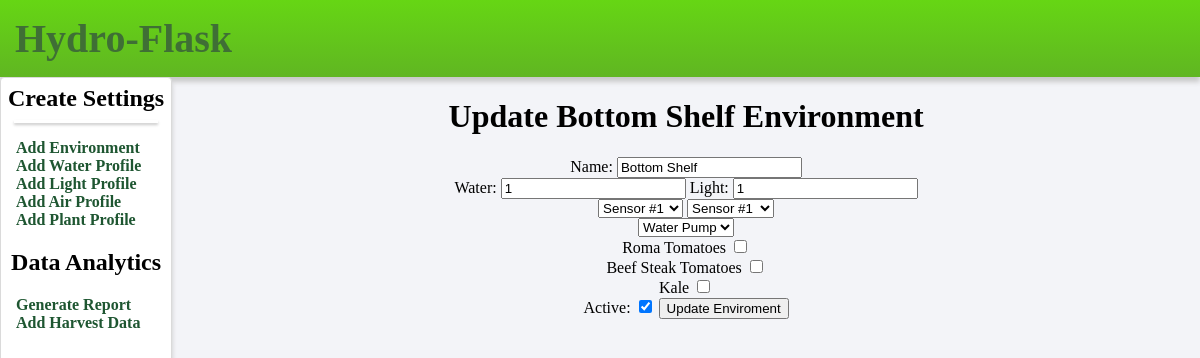
/update_enviro/1, run on the app's committed database.
### models.py (models this page shows, shortened)
class Enviro(db.Model):
    id = db.Column(db.Integer, primary_key=True)
    name = db.Column(db.String(50), nullable=False)
    ph_sensor = db.Column(db.Integer, default=0)
    ec_sensor = db.Column(db.Integer, default=0)
    ec_solenoid = db.Column(db.Integer, default=0)
    ph_solenoid = db.Column(db.Integer, default=0)
    water_pump = db.Column(db.Integer, default=0)
    active = db.Column(db.Integer, default=0)
    water_id = db.Column(db.Integer, db.ForeignKey('water.id'), nullable=False)
    light_id = db.Column(db.Integer, db.ForeignKey('light.id'), nullable=False)
    plants = db.relationship('Plant', secondary=plants, lazy='subquery',
        backref=db.backref('enviros', lazy=True))

class Plant(db.Model):
    id = db.Column(db.Integer, primary_key=True)
    name = db.Column(db.String(50), nullable=False)

### views.py (the view)
@app.route('/update_enviro/<int:id>', methods=['POST', 'GET'])
def update_enviro(id):
    enviro = Enviro.query.get_or_404(id)
    if request.method == 'POST':
        enviro.name = request.form['name']
        enviro.water_id = request.form['water_id']
        enviro.light_id = request.form['light_id']
        enviro.ph_sensor = request.form['ph_sensor']
        enviro.ec_sensor = request.form['ec_sensor']
        enviro.active = request.form['active']
        plants = request.form.getlist('plant')
        enviro.plants = []
        for plant in plants:
            new_plant = Plant.query.get(plant)
            enviro.plants.append(new_plant)
        try:
            db.session.commit()
            return redirect('/')
        except:
            return 'Update Unsuccesful'
    else:
        plants = Plant.query.all()
        return render_template('update_environment.html', enviro=enviro, plants=plants)

### templates/update_environment.html (shortened to what this page needs)
{% extends 'layout.html' %}
{% block body %}
<div class = "form">
    <h1>Update {{ enviro.name }} Environment</h1>
    <form action="/update_enviro/{{enviro.id}}" method="POST" id="enviro-form">
        <label>Name:</label>
        <input type="text" name="name" id="name" value="{{enviro.name}}">
        <br />
        <label>Water:</label>
        <input type="text" name="water_id" id="water_id" value="{{enviro.water_id}}">
        <label>Light:</label>
        <input type="text" name="light_id" id="light_id" value="{{enviro.light_id}}">
        <br />
        <select name="ph_sensor" id="ph_sensor" form="enviro-form" default="{{enviro.ph_sensor}}">
            <option value="1" {% if enviro.ph_sensor == 1 %} selected {% endif %}>Sensor #1</option>
        </select>
        <select name="ec_sensor" id="ec_sensor" form="enviro-form" default="{{enviro.ec_sensor}}">
            <option value="1" {% if enviro.ec_sensor == 1 %} selected {% endif %}>Sensor #1</option>
        </select>
        <br />
        <select name="water_pump" id="water_pump" form="enviro-form" defualt="{{enviro.water_pump}}">
            <option value="0" {% if enviro.water_pump == 0 %} selected {% endif %}>Water Pump</option>
        </select>
        <br />
        {% for plant in plants %}
            {{plant.name}} <input type = "checkbox" name="plant" id="plant" value="{{ plant.id }}">
            <br />
        {% endfor %}
        <label>Active:</label>
        <input type="checkbox" name="active" id="active" {% if enviro.active == 1 %} checked {% endif %} value="1">
        <input type="submit" value="Update Enviroment">
    </form>
</div>
{% endblock %}

### static/css/main.css (style rules this page uses)
body { background-color: #f3f4f8; margin: 0; }
.form { text-align:center; }

### data on the page
Enviro: name "Bottom Shelf", water_id "1", light_id "1", ph_sensor "Sensor #1", ec_sensor "Sensor #1", water_pump "Water Pump", active "☑"
Plant: name "Roma Tomatoes"
Plant: name "Beef Steak Tomatoes"
Plant: name "Kale"
